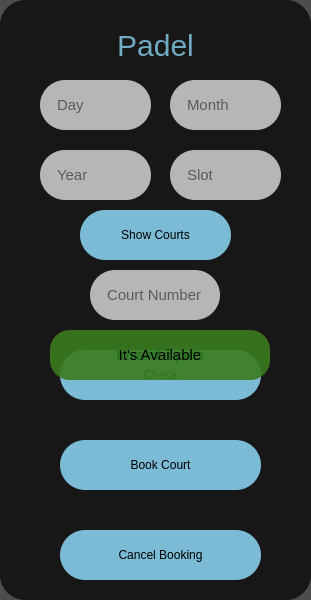
   <widget class="QWidget" name="PadelWidget" native="true">
    <property name="geometry">
     <rect>
      <x>1150</x>
      <y>130</y>
      <width>311</width>
      <height>600</height>
     </rect>
    </property>
    <property name="styleSheet">
     <string notr="true">background: none;
background-color: rgba(0,0,0,0.7);
border-radius: 25px;</string>
    </property>
    <widget class="QLabel" name="label_51">
     <property name="geometry">
      <rect>
       <x>0</x>
       <y>10</y>
       <width>311</width>
       <height>70</height>
      </rect>
     </property>
     <property name="styleSheet">
      <string notr="true">background: none;
font-size: 30px;
color: rgba(135, 206, 235,0.8)</string>
     </property>
     <property name="text">
      <string>Padel</string>
     </property>
     <property name="alignment">
      <set>Qt::AlignmentFlag::AlignCenter</set>
     </property>
    </widget>
    <widget class="QPushButton" name="BookCourtButton">
     <property name="geometry">
      <rect>
       <x>60</x>
       <y>440</y>
       <width>201</width>
       <height>50</height>
      </rect>
     </property>
     <property name="styleSheet">
      <string notr="true">QPushButton
{
background: none;
background-color: rgba(135, 206, 235,0.9);
color: black;
border-radius: 25px;
}
QPushButton:hover
{
border: 3px solid rgba(135, 206, 235,0.9);
background-color: rgba(250, 250, 250,0.8);
}</string>
     </property>
     <property name="text">
      <string>Book Court</string>
     </property>
    </widget>
    <widget class="QPushButton" name="CancelBookingButton">
     <property name="geometry">
      <rect>
       <x>60</x>
       <y>530</y>
       <width>201</width>
       <height>50</height>
      </rect>
     </property>
     <property name="styleSheet">
      <string notr="true">QPushButton
{
background: none;
background-color: rgba(135, 206, 235,0.9);
color: black;
border-radius: 25px;
}
QPushButton:hover
{
border: 3px solid rgba(135, 206, 235,0.9);
background-color: rgba(250, 250, 250,0.8);
}</string>
     </property>
     <property name="text">
      <string>Cancel Booking</string>
     </property>
    </widget>
    <widget class="QLineEdit" name="DayTxtBox">
     <property name="geometry">
      <rect>
       <x>40</x>
       <y>80</y>
       <width>111</width>
       <height>50</height>
      </rect>
     </property>
     <property name="styleSheet">
      <string notr="true">background: none;
background-color: rgba(250,250,250,0.7);
padding-left: 15px;
font-size: 15px;
color: black;
border-color:  rgba(135, 206, 235,0.8);</string>
     </property>
     <property name="text">
      <string/>
     </property>
     <property name="placeholderText">
      <string>Day</string>
     </property>
    </widget>
    <widget class="QLineEdit" name="MonthTxtBox">
     <property name="geometry">
      <rect>
       <x>170</x>
       <y>80</y>
       <width>111</width>
       <height>50</height>
      </rect>
     </property>
     <property name="styleSheet">
      <string notr="true">background: none;
background-color: rgba(250,250,250,0.7);
padding-left: 15px;
font-size: 15px;
color: black;
border-color:  rgba(135, 206, 235,0.8);</string>
     </property>
     <property name="placeholderText">
      <string>Month</string>
     </property>
    </widget>
    <widget class="QLineEdit" name="YearTxtBox">
     <property name="geometry">
      <rect>
       <x>40</x>
       <y>150</y>
       <width>111</width>
       <height>50</height>
      </rect>
     </property>
     <property name="styleSheet">
      <string notr="true">background: none;
background-color: rgba(250,250,250,0.7);
padding-left: 15px;
font-size: 15px;
color: black;
border-color:  rgba(135, 206, 235,0.8);</string>
     </property>
     <property name="placeholderText">
      <string>Year</string>
     </property>
    </widget>
    <widget class="QLineEdit" name="SlotTxtBox">
     <property name="geometry">
      <rect>
       <x>170</x>
       <y>150</y>
       <width>111</width>
       <height>50</height>
      </rect>
     </property>
     <property name="styleSheet">
      <string notr="true">background: none;
background-color: rgba(250,250,250,0.7);
padding-left: 15px;
font-size: 15px;
color: black;
border-color:  rgba(135, 206, 235,0.8);</string>
     </property>
     <property name="text">
      <string/>
     </property>
     <property name="placeholderText">
      <string>Slot</string>
     </property>
    </widget>
    <widget class="QPushButton" name="CheckButton">
     <property name="geometry">
      <rect>
       <x>60</x>
       <y>350</y>
       <width>201</width>
       <height>50</height>
      </rect>
     </property>
     <property name="styleSheet">
      <string notr="true">QPushButton
{
background: none;
background-color: rgba(135, 206, 235,0.9);
color: black;
border-radius: 25px;
}
QPushButton:hover
{
border: 3px solid rgba(135, 206, 235,0.9);
background-color: rgba(250, 250, 250,0.8);
}</string>
     </property>
     <property name="text">
      <string>Check</string>
     </property>
    </widget>
    <widget class="QLabel" name="ErrorMsgP">
     <property name="geometry">
      <rect>
       <x>50</x>
       <y>330</y>
       <width>220</width>
       <height>50</height>
      </rect>
     </property>
     <property name="styleSheet">
      <string notr="true">background: none;
font-size: 15px;
background-color: rgba(250, 0, 0, 0.5);
border-radius: 20px;</string>
     </property>
     <property name="text">
      <string>Invalid inputs</string>
     </property>
     <property name="alignment">
      <set>Qt::AlignmentFlag::AlignCenter</set>
     </property>
    </widget>
    <widget class="QLabel" name="AvailableMsgP">
     <property name="geometry">
      <rect>
       <x>50</x>
       <y>330</y>
       <width>220</width>
       <height>50</height>
      </rect>
     </property>
     <property name="styleSheet">
      <string notr="true">background: none;
font-size: 15px;
background-color: rgba(34, 139, 34, 0.8);
border-radius: 20px;</string>
     </property>
     <property name="text">
      <string>It's Available</string>
     </property>
     <property name="alignment">
      <set>Qt::AlignmentFlag::AlignCenter</set>
     </property>
    </widget>
    <widget class="QPushButton" name="ShowCourtsButton">
     <property name="geometry">
      <rect>
       <x>80</x>
       <y>210</y>
       <width>151</width>
       <height>50</height>
      </rect>
     </property>
     <property name="styleSheet">
      <string notr="true">QPushButton
{
background: none;
background-color: rgba(135, 206, 235,0.9);
color: black;
border-radius: 25px;
}
QPushButton:hover
{
border: 3px solid rgba(135, 206, 235,0.9);
background-color: rgba(250, 250, 250,0.8);
}</string>
     </property>
     <property name="text">
      <string>Show Courts</string>
     </property>
    </widget>
    <widget class="QLineEdit" name="CourtNumberTxtBox">
     <property name="geometry">
      <rect>
       <x>90</x>
       <y>270</y>
       <width>130</width>
       <height>50</height>
      </rect>
     </property>
     <property name="styleSheet">
      <string notr="true">background: none;
background-color: rgba(250,250,250,0.7);
padding-left: 15px;
font-size: 15px;
color: black;
border-color:  rgba(135, 206, 235,0.8);</string>
     </property>
     <property name="placeholderText">
      <string>Court Number</string>
     </property>
    </widget>
    <zorder>label_51</zorder>
    <zorder>BookCourtButton</zorder>
    <zorder>CancelBookingButton</zorder>
    <zorder>MonthTxtBox</zorder>
    <zorder>YearTxtBox</zorder>
    <zorder>SlotTxtBox</zorder>
    <zorder>CheckButton</zorder>
    <zorder>ErrorMsgP</zorder>
    <zorder>DayTxtBox</zorder>
    <zorder>AvailableMsgP</zorder>
    <zorder>ShowCourtsButton</zorder>
    <zorder>CourtNumberTxtBox</zorder>
   </widget>
